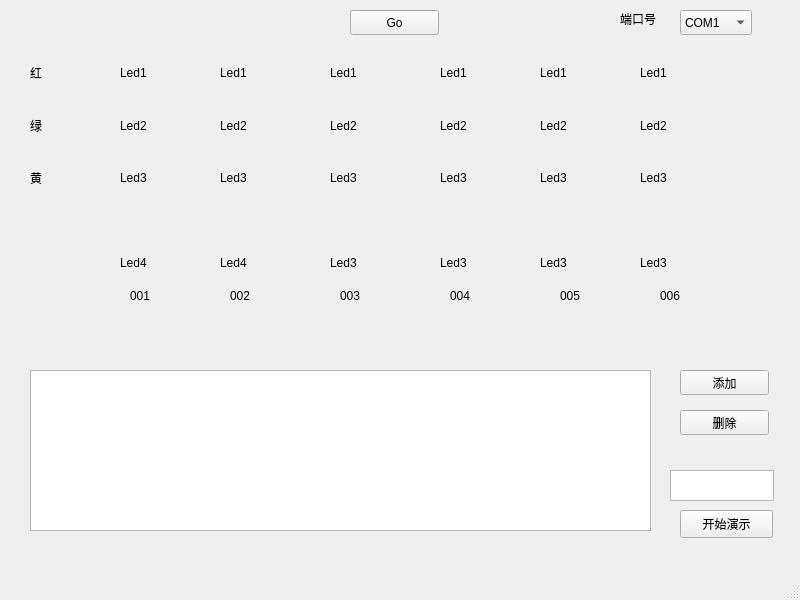
<?xml version="1.0" encoding="UTF-8"?>
<ui version="4.0">
 <class>MainWindow</class>
 <widget class="QMainWindow" name="MainWindow">
  <property name="geometry">
   <rect>
    <x>0</x>
    <y>0</y>
    <width>800</width>
    <height>600</height>
   </rect>
  </property>
  <property name="windowTitle">
   <string>MainWindow</string>
  </property>
  <widget class="QWidget" name="centralwidget">
   <widget class="QWidget" name="verticalLayoutWidget_6">
    <property name="geometry">
     <rect>
      <x>540</x>
      <y>50</y>
      <width>81</width>
      <height>151</height>
     </rect>
    </property>
    <layout class="QVBoxLayout" name="verticalLayout_6">
     <item>
      <widget class="QLabel" name="red1_5">
       <property name="text">
        <string>Led1</string>
       </property>
      </widget>
     </item>
     <item>
      <widget class="QLabel" name="green1_5">
       <property name="text">
        <string>Led2</string>
       </property>
      </widget>
     </item>
     <item>
      <widget class="QLabel" name="yellow1_5">
       <property name="text">
        <string>Led3</string>
       </property>
      </widget>
     </item>
    </layout>
   </widget>
   <widget class="QLabel" name="rail005">
    <property name="geometry">
     <rect>
      <x>540</x>
      <y>240</y>
      <width>79</width>
      <height>46</height>
     </rect>
    </property>
    <property name="text">
     <string>Led3</string>
    </property>
   </widget>
   <widget class="QWidget" name="verticalLayoutWidget_7">
    <property name="geometry">
     <rect>
      <x>640</x>
      <y>50</y>
      <width>81</width>
      <height>151</height>
     </rect>
    </property>
    <layout class="QVBoxLayout" name="verticalLayout_7">
     <item>
      <widget class="QLabel" name="red1_6">
       <property name="text">
        <string>Led1</string>
       </property>
      </widget>
     </item>
     <item>
      <widget class="QLabel" name="green1_6">
       <property name="text">
        <string>Led2</string>
       </property>
      </widget>
     </item>
     <item>
      <widget class="QLabel" name="yellow1_6">
       <property name="text">
        <string>Led3</string>
       </property>
      </widget>
     </item>
    </layout>
   </widget>
   <widget class="QWidget" name="verticalLayoutWidget_4">
    <property name="geometry">
     <rect>
      <x>330</x>
      <y>50</y>
      <width>81</width>
      <height>151</height>
     </rect>
    </property>
    <layout class="QVBoxLayout" name="verticalLayout_4">
     <item>
      <widget class="QLabel" name="red1_3">
       <property name="text">
        <string>Led1</string>
       </property>
      </widget>
     </item>
     <item>
      <widget class="QLabel" name="green1_3">
       <property name="text">
        <string>Led2</string>
       </property>
      </widget>
     </item>
     <item>
      <widget class="QLabel" name="yellow1_3">
       <property name="text">
        <string>Led3</string>
       </property>
      </widget>
     </item>
    </layout>
   </widget>
   <widget class="QWidget" name="verticalLayoutWidget_2">
    <property name="geometry">
     <rect>
      <x>120</x>
      <y>50</y>
      <width>81</width>
      <height>151</height>
     </rect>
    </property>
    <layout class="QVBoxLayout" name="verticalLayout_2">
     <item>
      <widget class="QLabel" name="red1">
       <property name="text">
        <string>Led1</string>
       </property>
      </widget>
     </item>
     <item>
      <widget class="QLabel" name="green1">
       <property name="text">
        <string>Led2</string>
       </property>
      </widget>
     </item>
     <item>
      <widget class="QLabel" name="yellow1">
       <property name="text">
        <string>Led3</string>
       </property>
      </widget>
     </item>
    </layout>
   </widget>
   <widget class="QLabel" name="rail004">
    <property name="geometry">
     <rect>
      <x>440</x>
      <y>240</y>
      <width>79</width>
      <height>46</height>
     </rect>
    </property>
    <property name="text">
     <string>Led3</string>
    </property>
   </widget>
   <widget class="QLabel" name="lab_status">
    <property name="geometry">
     <rect>
      <x>620</x>
      <y>10</y>
      <width>67</width>
      <height>17</height>
     </rect>
    </property>
    <property name="text">
     <string>端口号</string>
    </property>
   </widget>
   <widget class="QLabel" name="label_5">
    <property name="geometry">
     <rect>
      <x>130</x>
      <y>270</y>
      <width>31</width>
      <height>51</height>
     </rect>
    </property>
    <property name="text">
     <string>001</string>
    </property>
    <property name="textFormat">
     <enum>Qt::PlainText</enum>
    </property>
   </widget>
   <widget class="QLabel" name="label_6">
    <property name="geometry">
     <rect>
      <x>230</x>
      <y>270</y>
      <width>31</width>
      <height>51</height>
     </rect>
    </property>
    <property name="text">
     <string>002</string>
    </property>
    <property name="textFormat">
     <enum>Qt::PlainText</enum>
    </property>
   </widget>
   <widget class="QLabel" name="label_7">
    <property name="geometry">
     <rect>
      <x>340</x>
      <y>270</y>
      <width>31</width>
      <height>51</height>
     </rect>
    </property>
    <property name="text">
     <string>003</string>
    </property>
    <property name="textFormat">
     <enum>Qt::PlainText</enum>
    </property>
   </widget>
   <widget class="QPushButton" name="btn_delete">
    <property name="geometry">
     <rect>
      <x>680</x>
      <y>410</y>
      <width>89</width>
      <height>25</height>
     </rect>
    </property>
    <property name="text">
     <string>删除</string>
    </property>
   </widget>
   <widget class="QLabel" name="label_9">
    <property name="geometry">
     <rect>
      <x>660</x>
      <y>270</y>
      <width>31</width>
      <height>51</height>
     </rect>
    </property>
    <property name="text">
     <string>006</string>
    </property>
    <property name="textFormat">
     <enum>Qt::PlainText</enum>
    </property>
   </widget>
   <widget class="QPushButton" name="go">
    <property name="geometry">
     <rect>
      <x>350</x>
      <y>10</y>
      <width>89</width>
      <height>25</height>
     </rect>
    </property>
    <property name="text">
     <string>Go</string>
    </property>
   </widget>
   <widget class="QLabel" name="rail002">
    <property name="geometry">
     <rect>
      <x>220</x>
      <y>240</y>
      <width>79</width>
      <height>46</height>
     </rect>
    </property>
    <property name="text">
     <string>Led4</string>
    </property>
   </widget>
   <widget class="QLabel" name="label_8">
    <property name="geometry">
     <rect>
      <x>450</x>
      <y>270</y>
      <width>31</width>
      <height>51</height>
     </rect>
    </property>
    <property name="text">
     <string>004</string>
    </property>
    <property name="textFormat">
     <enum>Qt::PlainText</enum>
    </property>
   </widget>
   <widget class="QLabel" name="rail001">
    <property name="geometry">
     <rect>
      <x>120</x>
      <y>240</y>
      <width>79</width>
      <height>46</height>
     </rect>
    </property>
    <property name="text">
     <string>Led4</string>
    </property>
   </widget>
   <widget class="QLabel" name="rail006">
    <property name="geometry">
     <rect>
      <x>640</x>
      <y>240</y>
      <width>79</width>
      <height>46</height>
     </rect>
    </property>
    <property name="text">
     <string>Led3</string>
    </property>
   </widget>
   <widget class="QWidget" name="verticalLayoutWidget_5">
    <property name="geometry">
     <rect>
      <x>440</x>
      <y>50</y>
      <width>81</width>
      <height>151</height>
     </rect>
    </property>
    <layout class="QVBoxLayout" name="verticalLayout_5">
     <item>
      <widget class="QLabel" name="red1_4">
       <property name="text">
        <string>Led1</string>
       </property>
      </widget>
     </item>
     <item>
      <widget class="QLabel" name="green1_4">
       <property name="text">
        <string>Led2</string>
       </property>
      </widget>
     </item>
     <item>
      <widget class="QLabel" name="yellow1_4">
       <property name="text">
        <string>Led3</string>
       </property>
      </widget>
     </item>
    </layout>
   </widget>
   <widget class="QTableView" name="tableView">
    <property name="geometry">
     <rect>
      <x>30</x>
      <y>370</y>
      <width>621</width>
      <height>161</height>
     </rect>
    </property>
   </widget>
   <widget class="QWidget" name="verticalLayoutWidget">
    <property name="geometry">
     <rect>
      <x>30</x>
      <y>50</y>
      <width>81</width>
      <height>151</height>
     </rect>
    </property>
    <layout class="QVBoxLayout" name="verticalLayout">
     <item>
      <widget class="QLabel" name="label">
       <property name="text">
        <string>红</string>
       </property>
      </widget>
     </item>
     <item>
      <widget class="QLabel" name="label_2">
       <property name="text">
        <string>绿</string>
       </property>
      </widget>
     </item>
     <item>
      <widget class="QLabel" name="label_3">
       <property name="text">
        <string>黄</string>
       </property>
      </widget>
     </item>
    </layout>
   </widget>
   <widget class="QComboBox" name="cmd_port_name">
    <property name="geometry">
     <rect>
      <x>680</x>
      <y>10</y>
      <width>72</width>
      <height>25</height>
     </rect>
    </property>
    <property name="currentText">
     <string>COM1</string>
    </property>
    <item>
     <property name="text">
      <string>COM1</string>
     </property>
    </item>
    <item>
     <property name="text">
      <string>COM2</string>
     </property>
    </item>
    <item>
     <property name="text">
      <string>COM3</string>
     </property>
    </item>
    <item>
     <property name="text">
      <string>COM4</string>
     </property>
    </item>
   </widget>
   <widget class="QLabel" name="rail003">
    <property name="geometry">
     <rect>
      <x>330</x>
      <y>240</y>
      <width>79</width>
      <height>46</height>
     </rect>
    </property>
    <property name="text">
     <string>Led3</string>
    </property>
   </widget>
   <widget class="QLabel" name="label_10">
    <property name="geometry">
     <rect>
      <x>560</x>
      <y>270</y>
      <width>31</width>
      <height>51</height>
     </rect>
    </property>
    <property name="text">
     <string>005</string>
    </property>
    <property name="textFormat">
     <enum>Qt::PlainText</enum>
    </property>
   </widget>
   <widget class="QWidget" name="verticalLayoutWidget_3">
    <property name="geometry">
     <rect>
      <x>220</x>
      <y>50</y>
      <width>81</width>
      <height>151</height>
     </rect>
    </property>
    <layout class="QVBoxLayout" name="verticalLayout_3">
     <item>
      <widget class="QLabel" name="red1_2">
       <property name="text">
        <string>Led1</string>
       </property>
      </widget>
     </item>
     <item>
      <widget class="QLabel" name="green1_2">
       <property name="text">
        <string>Led2</string>
       </property>
      </widget>
     </item>
     <item>
      <widget class="QLabel" name="yellow1_2">
       <property name="text">
        <string>Led3</string>
       </property>
      </widget>
     </item>
    </layout>
   </widget>
   <widget class="QPushButton" name="btn_add">
    <property name="geometry">
     <rect>
      <x>680</x>
      <y>370</y>
      <width>89</width>
      <height>25</height>
     </rect>
    </property>
    <property name="text">
     <string>添加</string>
    </property>
   </widget>
   <widget class="QPushButton" name="pushButton">
    <property name="geometry">
     <rect>
      <x>680</x>
      <y>510</y>
      <width>93</width>
      <height>28</height>
     </rect>
    </property>
    <property name="text">
     <string>开始演示</string>
    </property>
   </widget>
   <widget class="QTextEdit" name="textEdit">
    <property name="geometry">
     <rect>
      <x>670</x>
      <y>470</y>
      <width>104</width>
      <height>31</height>
     </rect>
    </property>
   </widget>
  </widget>
  <widget class="QMenuBar" name="menubar">
   <property name="geometry">
    <rect>
     <x>0</x>
     <y>0</y>
     <width>800</width>
     <height>23</height>
    </rect>
   </property>
  </widget>
  <widget class="QStatusBar" name="statusbar"/>
 </widget>
 <resources/>
 <connections/>
</ui>
